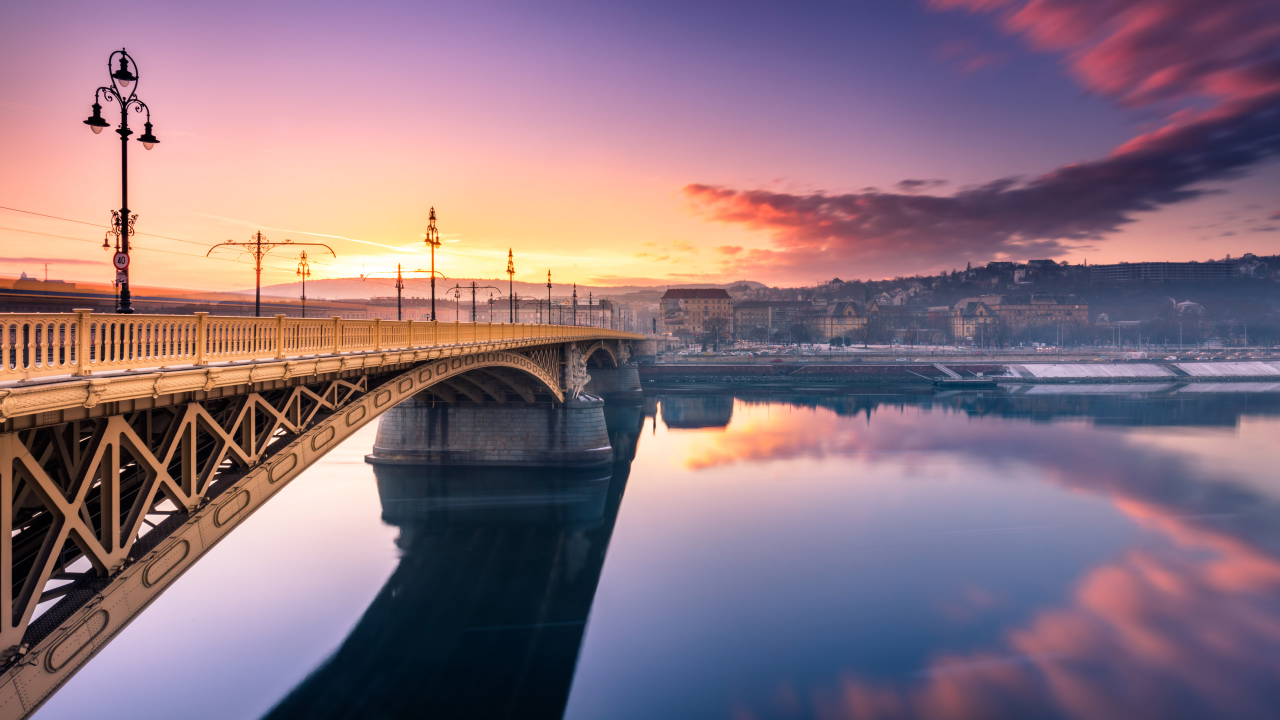
#> input picture fb_property_site/images/agent_20260624_163842.jpg, 3840 x 2160 px (shown at 1/3 size)
$ python -i tiktok_slideshow.py   (imports and definitions only)
#> lines starting #> are read from the running program, lines starting #| are printed output that depends on the picture
"""TikTok 直式幻燈片產生器 — 將圖片 + 文案合成 1080x1920 MP4

純影片工具：縮放圖片 → 置中於黑色畫布 → 疊加文案 → 串接成影片。
不涉及任何平台 API 或上傳。
"""
import os
from typing import List, Optional

from PIL import Image, ImageDraw, ImageFont

from utils.config import get_data_path

# TikTok 直式規格
CANVAS_W = 1080
CANVAS_H = 1920
DEFAULT_DURATION = 3  # 每張圖片秒數
DEFAULT_FPS = 24

_TEMP_DIR = "temp_tiktok"
_OUTPUT_NAME = "output.mp4"


# [20 lines left out: functions _output_dir, _load_font, not called in this run]


def _fit_image_on_canvas(img_path: str) -> Image.Image:
    """將圖片縮放到 1080px 寬並置中於 1080x1920 黑色畫布"""
    canvas = Image.new("RGB", (CANVAS_W, CANVAS_H), (0, 0, 0))
#> canvas: PIL image 1080x1920 RGB; every value is 0
    try:
        src = Image.open(img_path).convert("RGB")
#> src is the input picture: PIL image 3840x2160 RGB; mean R, G, B 139.4, 114.8, 127.6
    except (OSError, IOError) as e:
        raise ValueError(f"無法開啟圖片: {img_path} ({e})")

    # 等比縮放到 1080 寬
    ratio = CANVAS_W / src.width
#> ratio = 0.281
    new_h = int(src.height * ratio)
#> new_h = 607
    src = src.resize((CANVAS_W, new_h), Image.LANCZOS)
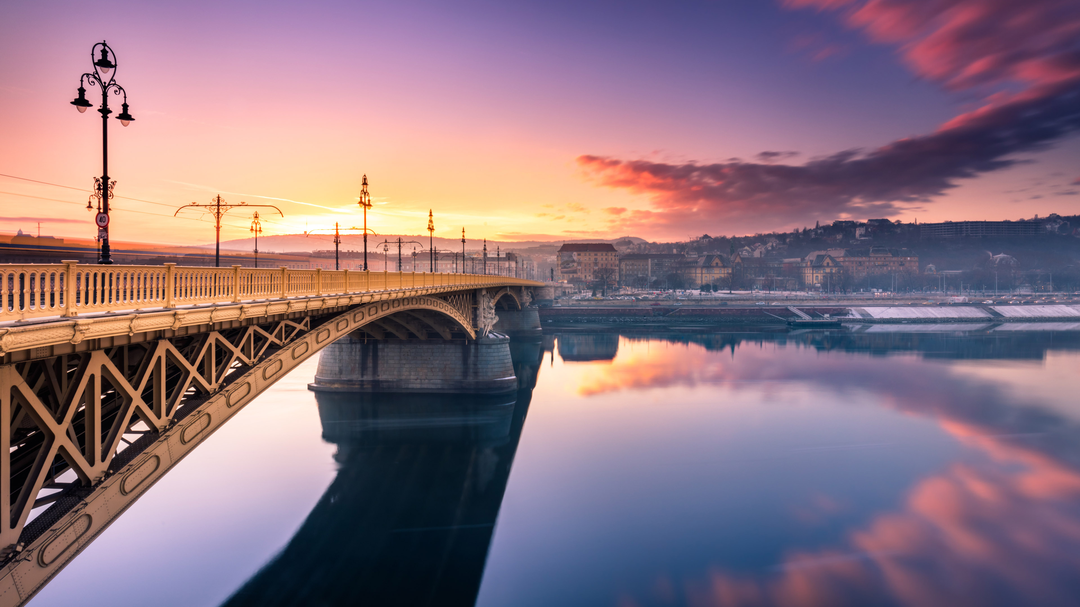
#> src: PIL image 1080x607 RGB; mean R, G, B 139.4, 114.9, 127.6

    # 若高度超過畫布則改以高度為基準縮放
    if new_h > CANVAS_H:
        ratio = CANVAS_H / src.height
        new_w = int(src.width * ratio)
        src = src.resize((new_w, CANVAS_H), Image.LANCZOS)

    x = (CANVAS_W - src.width) // 2
#> x = 0
    y = (CANVAS_H - src.height) // 2
#> y = 656
    canvas.paste(src, (x, y))
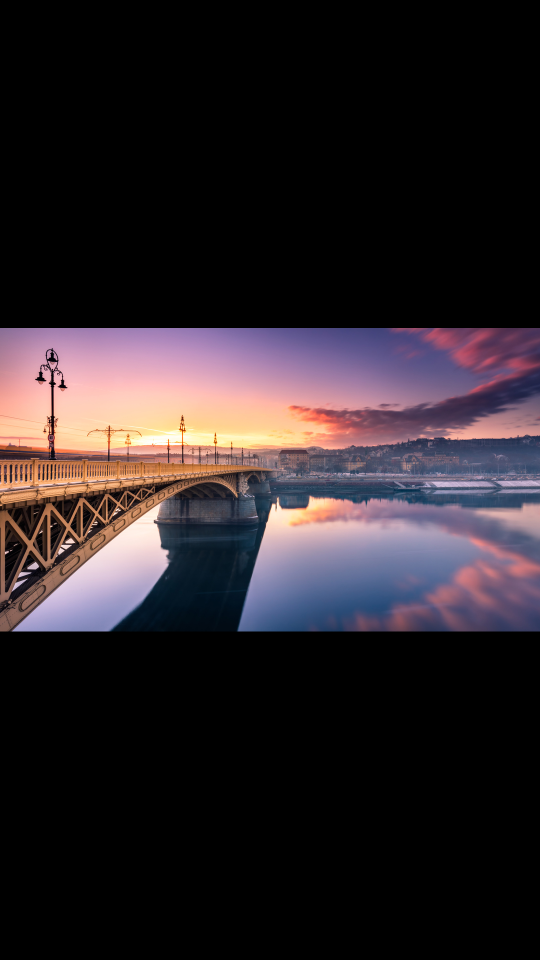
#> canvas: PIL image 1080x1920 RGB (shown at 1/2 size); mean R, G, B 44.1, 36.3, 40.3
    return canvas


# [140 lines left out: functions _wrap_text, _overlay_text, create_slideshow, clean_temp, not called in this run]

>>> result = _fit_image_on_canvas('../../fb_property_site/images/agent_20260624_163842.jpg')

$ run again, on fb_property_site/images/agent_20260624_183219.jpg
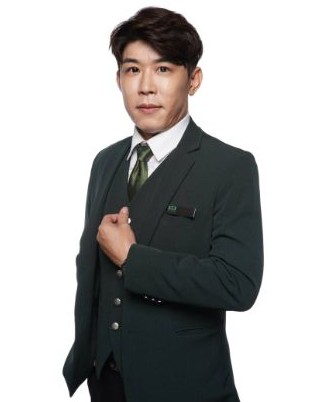
#> input picture fb_property_site/images/agent_20260624_183219.jpg, 312 x 402 px
#> in _fit_image_on_canvas, src is the input picture: PIL image 312x402 RGB; mean R, G, B 169.9, 169.7, 169.1
#> src: PIL image 1080x1391 RGB
#> in _fit_image_on_canvas, `canvas.paste(src, (x, y))`:
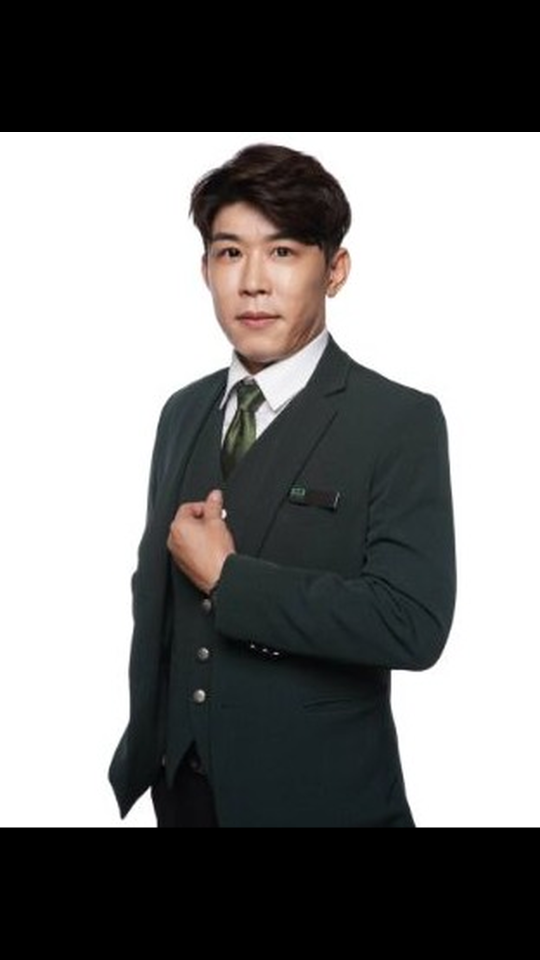
#> canvas: PIL image 1080x1920 RGB (shown at 1/2 size); mean R, G, B 123.1, 123, 122.5
